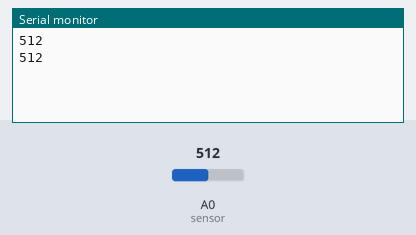
The sketch below on a simulated ESP8266 (NodeMCU). Parts: the last lines printed to the serial monitor. Inputs (shaded band) come from the test bench; at power-on: A0 (sensor) = 512. Random numbers use the default seed unless the sketch sets one.

Above: at 6.2 s.
6.3 s: A0 (sensor) set to 716
At 12.1 s:
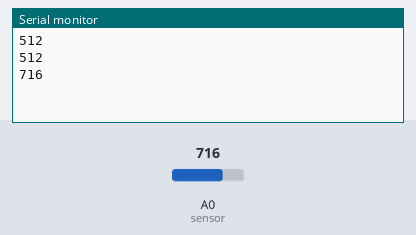
12.6 s: A0 (sensor) set to 900
At 17.2 s:
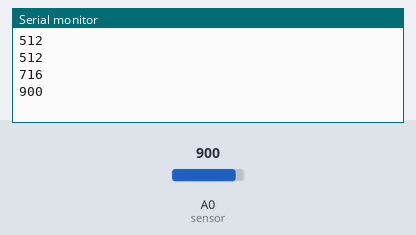
Timing chart, 0 to 18.7 s (numbered marks = the images above; inputs shaded):
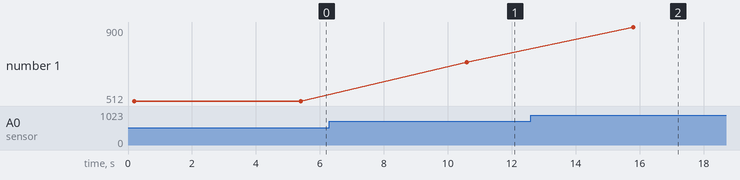

Measured:
- after the input at 6.3 s, the serial monitor: prints a new line after 4.3 s (image 1)
- after the input at 12.6 s, the serial monitor: prints a new line after 3.2 s (image 2)
- plotted number 1: 512 → 716 after the input at 6.3 s, 716 → 900 after the input at 12.6 s

The sketch:

Single_Plant.ino
```cpp
/*Variables*/
int waterLevel; //how much water the sensor is reading
int waterLow;
int waterHigh;

String tweet;   //the messgae that will be tweeted

int lowMessageIndex;
int highMessageIndex;
int qtyLowMessages =8;  // the number of "low" messages there are
int qtyHighMessages=8;  //the number of "high messgaes there are

bool messageNeeded;     //to know if there should be a tweet or not


void setup() {
  // put your setup code here, to run once:
Serial.begin(9600);
pinMode(A0, INPUT);
pinMode(D5, OUTPUT);  //to turn on the sensor
digitalWrite(D5, LOW);   //"off"
waterLevel =0;
waterLow = 850;    //plantbro is thirsty below this threshold
waterHigh = 500;   //any more than this and it's too much water
}

/*THE MESSAGES*/
String messageLow[]=
  {"What's a plant gotta do to get some O's and H's around here?",
  "So...thirsty",
  "I guess I did want to be a cactus when I was a sprout",
  "Ooooh! I need some milk! I mean...water",
  "My future perch is parched!",
  "I'm drying over here!",
  "1-800-GET-WATER",
  "Someone please shame @Jmcchap into watering me!"
  };

String messageHigh[]=
  {"Do I look like seaweed to you?",
  "I'm pretty sure I saw a fish swimming in my pot!",
  "Alright Poseidon, you can cool it now",
  "Blub...blub...blub",
  "WATER you doing?",
  "H20h no more water for me, kthx",
  "Where's the fire? 'Cause you need to put this extra water there",
  "Leaf me alone!"
  };


void getMessageLow(){
  lowMessageIndex = random(0,qtyLowMessages);
  tweet = messageLow[lowMessageIndex];
}

void getMessageHigh(){
  highMessageIndex = random(0, qtyHighMessages);
  tweet = messageHigh[highMessageIndex];
}

void loop() {

digitalWrite(D5, HIGH);           //turn on the sensor
delay(200);                       //wait to let the sensor get values
waterLevel = analogRead(A0);      //read what the sensor says
digitalWrite(D5, LOW);            //turn off the sensor
Serial.println(waterLevel);

if(waterLow > waterLevel){      //if the water level is too low
  messageNeeded = true;
  getMessageLow();              //get a low message to tweet
}
else if(waterLevel > waterHigh){  //if the water level is too high
  messageNeeded = true;
  getMessageHigh();           //get a high message to tweet
}
else{
  messageNeeded = false;      //otherwise, don't tweet anything
}
delay(5000);      //delay 5 seconds
}
```
